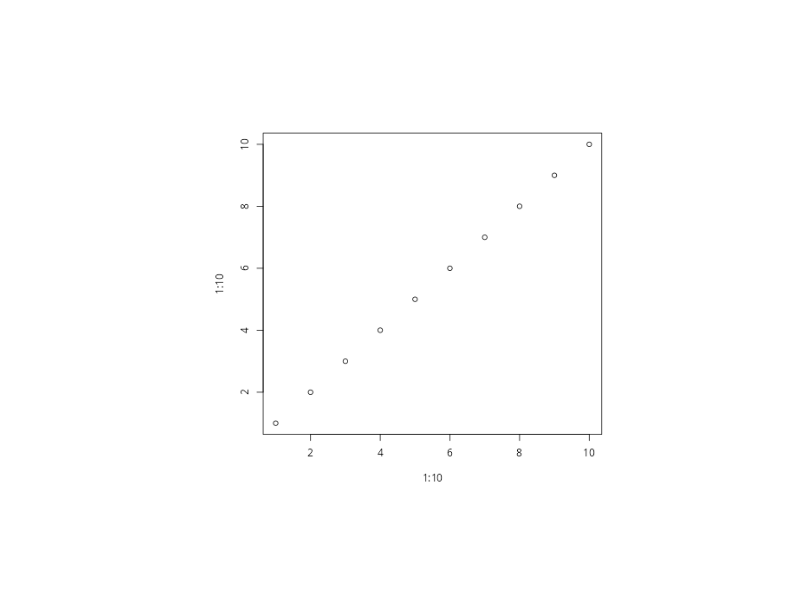

Write the R code that produced this figure.
# r2py crawler metadata
# package: ragg
# source_type: rd_example
# topic: agg_capture.Rd
# source_file: C:\Users\bened\AppData\Local\R\win-library\4.5\ragg\help
# lines: 14

suppressPackageStartupMessages(library(ragg))
cap <- agg_capture()
plot(1:10, 1:10)

# Get the plot as a matrix
raster <- cap()

# Get the plot as a nativeRaster
raster_n <- cap(native = TRUE)

dev.off()

# Look at the output
plot(as.raster(raster))
